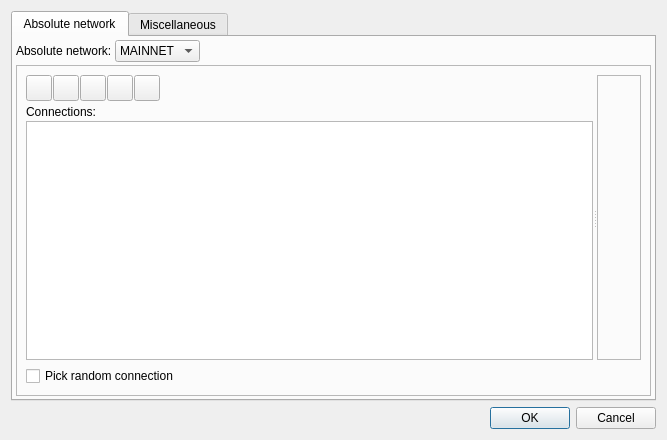
<?xml version="1.0" encoding="UTF-8"?>
<ui version="4.0">
 <class>ConfigDlg</class>
 <widget class="QDialog" name="ConfigDlg">
  <property name="windowModality">
   <enum>Qt::NonModal</enum>
  </property>
  <property name="geometry">
   <rect>
    <x>0</x>
    <y>0</y>
    <width>667</width>
    <height>440</height>
   </rect>
  </property>
  <property name="windowTitle">
   <string>Dialog</string>
  </property>
  <property name="modal">
   <bool>false</bool>
  </property>
  <layout class="QVBoxLayout" name="verticalLayout">
   <property name="spacing">
    <number>6</number>
   </property>
   <property name="sizeConstraint">
    <enum>QLayout::SetDefaultConstraint</enum>
   </property>
   <item>
    <widget class="QTabWidget" name="tabWidget">
     <property name="tabShape">
      <enum>QTabWidget::Rounded</enum>
     </property>
     <property name="currentIndex">
      <number>0</number>
     </property>
     <widget class="QWidget" name="tabAbsoluted">
      <attribute name="title">
       <string>Absolute network</string>
      </attribute>
      <layout class="QVBoxLayout" name="verticalLayout_3">
       <property name="spacing">
        <number>3</number>
       </property>
       <property name="leftMargin">
        <number>3</number>
       </property>
       <property name="topMargin">
        <number>3</number>
       </property>
       <property name="rightMargin">
        <number>3</number>
       </property>
       <property name="bottomMargin">
        <number>3</number>
       </property>
       <item>
        <layout class="QHBoxLayout" name="horizontalLayout_3">
         <item>
          <widget class="QLabel" name="label_2">
           <property name="text">
            <string>Absolute network:</string>
           </property>
          </widget>
         </item>
         <item>
          <widget class="QComboBox" name="cboAbsoluteNetwork">
           <item>
            <property name="text">
             <string>MAINNET</string>
            </property>
           </item>
           <item>
            <property name="text">
             <string>TESTNET</string>
            </property>
           </item>
          </widget>
         </item>
         <item>
          <spacer name="horizontalSpacer_5">
           <property name="orientation">
            <enum>Qt::Horizontal</enum>
           </property>
           <property name="sizeHint" stdset="0">
            <size>
             <width>40</width>
             <height>20</height>
            </size>
           </property>
          </spacer>
         </item>
        </layout>
       </item>
       <item>
        <widget class="QFrame" name="frame_2">
         <property name="frameShape">
          <enum>QFrame::StyledPanel</enum>
         </property>
         <property name="frameShadow">
          <enum>QFrame::Raised</enum>
         </property>
         <layout class="QVBoxLayout" name="verticalLayout_6">
          <item>
           <widget class="QSplitter" name="splitter">
            <property name="orientation">
             <enum>Qt::Horizontal</enum>
            </property>
            <property name="opaqueResize">
             <bool>true</bool>
            </property>
            <property name="childrenCollapsible">
             <bool>true</bool>
            </property>
            <widget class="QWidget" name="layoutWidget">
             <layout class="QVBoxLayout" name="layoutConnList" stretch="0,0,0">
              <property name="spacing">
               <number>2</number>
              </property>
              <item>
               <widget class="QFrame" name="frame">
                <property name="frameShape">
                 <enum>QFrame::NoFrame</enum>
                </property>
                <property name="frameShadow">
                 <enum>QFrame::Raised</enum>
                </property>
                <layout class="QHBoxLayout" name="horizontalLayout">
                 <property name="spacing">
                  <number>1</number>
                 </property>
                 <property name="leftMargin">
                  <number>0</number>
                 </property>
                 <property name="topMargin">
                  <number>0</number>
                 </property>
                 <property name="rightMargin">
                  <number>0</number>
                 </property>
                 <property name="bottomMargin">
                  <number>2</number>
                 </property>
                 <item>
                  <widget class="QToolButton" name="btnNewConn">
                   <property name="minimumSize">
                    <size>
                     <width>26</width>
                     <height>26</height>
                    </size>
                   </property>
                   <property name="toolTip">
                    <string>Add New Connection</string>
                   </property>
                   <property name="text">
                    <string/>
                   </property>
                  </widget>
                 </item>
                 <item>
                  <widget class="QToolButton" name="btnDeleteConn">
                   <property name="minimumSize">
                    <size>
                     <width>26</width>
                     <height>26</height>
                    </size>
                   </property>
                   <property name="toolTip">
                    <string>Delete Current Connection</string>
                   </property>
                   <property name="text">
                    <string/>
                   </property>
                  </widget>
                 </item>
                 <item>
                  <widget class="QToolButton" name="btnMoveUpConn">
                   <property name="minimumSize">
                    <size>
                     <width>26</width>
                     <height>26</height>
                    </size>
                   </property>
                   <property name="toolTip">
                    <string>Move Up Current Connection</string>
                   </property>
                   <property name="text">
                    <string/>
                   </property>
                  </widget>
                 </item>
                 <item>
                  <widget class="QToolButton" name="btnMoveDownConn">
                   <property name="minimumSize">
                    <size>
                     <width>26</width>
                     <height>26</height>
                    </size>
                   </property>
                   <property name="toolTip">
                    <string>Move Down Current Connection</string>
                   </property>
                   <property name="text">
                    <string/>
                   </property>
                  </widget>
                 </item>
                 <item>
                  <widget class="QToolButton" name="btnRestoreDefault">
                   <property name="minimumSize">
                    <size>
                     <width>26</width>
                     <height>26</height>
                    </size>
                   </property>
                   <property name="toolTip">
                    <string>Restore Default Connections</string>
                   </property>
                   <property name="text">
                    <string/>
                   </property>
                  </widget>
                 </item>
                 <item>
                  <spacer name="horizontalSpacer">
                   <property name="orientation">
                    <enum>Qt::Horizontal</enum>
                   </property>
                   <property name="sizeHint" stdset="0">
                    <size>
                     <width>40</width>
                     <height>20</height>
                    </size>
                   </property>
                  </spacer>
                 </item>
                </layout>
               </widget>
              </item>
              <item>
               <widget class="QLabel" name="label">
                <property name="text">
                 <string>Connections:</string>
                </property>
               </widget>
              </item>
              <item>
               <widget class="QListWidget" name="lstConns">
                <property name="sizePolicy">
                 <sizepolicy hsizetype="Preferred" vsizetype="Expanding">
                  <horstretch>0</horstretch>
                  <verstretch>0</verstretch>
                 </sizepolicy>
                </property>
                <property name="baseSize">
                 <size>
                  <width>150</width>
                  <height>0</height>
                 </size>
                </property>
                <property name="frameShape">
                 <enum>QFrame::StyledPanel</enum>
                </property>
                <property name="selectionMode">
                 <enum>QAbstractItemView::ExtendedSelection</enum>
                </property>
               </widget>
              </item>
             </layout>
            </widget>
            <widget class="QFrame" name="detailsFrame">
             <property name="sizePolicy">
              <sizepolicy hsizetype="Expanding" vsizetype="Preferred">
               <horstretch>0</horstretch>
               <verstretch>0</verstretch>
              </sizepolicy>
             </property>
             <property name="frameShape">
              <enum>QFrame::StyledPanel</enum>
             </property>
             <property name="midLineWidth">
              <number>0</number>
             </property>
             <layout class="QVBoxLayout" name="verticalLayout_4">
              <property name="topMargin">
               <number>12</number>
              </property>
             </layout>
            </widget>
           </widget>
          </item>
          <item>
           <layout class="QVBoxLayout" name="verticalLayout_5">
            <property name="sizeConstraint">
             <enum>QLayout::SetDefaultConstraint</enum>
            </property>
            <item>
             <widget class="QCheckBox" name="chbRandomConn">
              <property name="toolTip">
               <string>Pick random connection to distribute clients' load over multiple nodes.</string>
              </property>
              <property name="text">
               <string>Pick random connection</string>
              </property>
             </widget>
            </item>
           </layout>
          </item>
         </layout>
        </widget>
       </item>
      </layout>
     </widget>
     <widget class="QWidget" name="tabMisc">
      <attribute name="title">
       <string>Miscellaneous</string>
      </attribute>
      <layout class="QVBoxLayout" name="verticalLayout_2">
       <property name="spacing">
        <number>12</number>
       </property>
       <item>
        <layout class="QHBoxLayout" name="layHardwareWallet">
         <item>
          <widget class="QLabel" name="label_3">
           <property name="text">
            <string>Hardware wallet:</string>
           </property>
           <property name="alignment">
            <set>Qt::AlignLeading|Qt::AlignLeft|Qt::AlignVCenter</set>
           </property>
           <property name="margin">
            <number>0</number>
           </property>
          </widget>
         </item>
         <item>
          <widget class="QRadioButton" name="chbHwTrezor">
           <property name="minimumSize">
            <size>
             <width>60</width>
             <height>0</height>
            </size>
           </property>
           <property name="maximumSize">
            <size>
             <width>16777215</width>
             <height>16777215</height>
            </size>
           </property>
           <property name="text">
            <string>Trezor</string>
           </property>
           <property name="checked">
            <bool>true</bool>
           </property>
          </widget>
         </item>
         <item>
          <widget class="QRadioButton" name="chbHwKeepKey">
           <property name="minimumSize">
            <size>
             <width>70</width>
             <height>0</height>
            </size>
           </property>
           <property name="maximumSize">
            <size>
             <width>16777215</width>
             <height>16777215</height>
            </size>
           </property>
           <property name="text">
            <string>KeepKey</string>
           </property>
          </widget>
         </item>
         <item>
          <widget class="QRadioButton" name="chbHwLedgerNanoS">
           <property name="text">
            <string>Ledger Nano S</string>
           </property>
          </widget>
         </item>
         <item>
          <spacer name="horizontalSpacer_2">
           <property name="orientation">
            <enum>Qt::Horizontal</enum>
           </property>
           <property name="sizeHint" stdset="0">
            <size>
             <width>40</width>
             <height>20</height>
            </size>
           </property>
          </spacer>
         </item>
        </layout>
       </item>
       <item>
        <widget class="QWidget" name="wdgKeepkeyPassEncoding" native="true">
         <layout class="QHBoxLayout" name="horizontalLayout_2">
          <property name="leftMargin">
           <number>0</number>
          </property>
          <property name="topMargin">
           <number>0</number>
          </property>
          <property name="rightMargin">
           <number>0</number>
          </property>
          <property name="bottomMargin">
           <number>0</number>
          </property>
          <item>
           <widget class="QLabel" name="lblKeepkeyPassEncoding">
            <property name="text">
             <string>KeepKey passphrase encoding:</string>
            </property>
            <property name="openExternalLinks">
             <bool>true</bool>
            </property>
           </widget>
          </item>
          <item>
           <widget class="QComboBox" name="cboKeepkeyPassEncoding">
            <property name="sizePolicy">
             <sizepolicy hsizetype="Preferred" vsizetype="Fixed">
              <horstretch>0</horstretch>
              <verstretch>0</verstretch>
             </sizepolicy>
            </property>
            <item>
             <property name="text">
              <string>NFC: compatible with the official KeepKey app</string>
             </property>
            </item>
            <item>
             <property name="text">
              <string>NFKD: compatible with BIP-39 standard and Trezor</string>
             </property>
            </item>
           </widget>
          </item>
          <item>
           <spacer name="horizontalSpacer_4">
            <property name="orientation">
             <enum>Qt::Horizontal</enum>
            </property>
            <property name="sizeHint" stdset="0">
             <size>
              <width>40</width>
              <height>20</height>
             </size>
            </property>
           </spacer>
          </item>
         </layout>
        </widget>
       </item>
       <item>
        <widget class="QCheckBox" name="chbEncryptConfigFile">
         <property name="toolTip">
          <string>&lt;html&gt;&lt;head/&gt;&lt;body&gt;&lt;p&gt;Encrypts configuration file with hardware wallet. &lt;/p&gt;&lt;p&gt;You will need your hardware wallet connected to open the file.&lt;/p&gt;&lt;/body&gt;&lt;/html&gt;</string>
         </property>
         <property name="text">
          <string>Encrypt configuration file</string>
         </property>
        </widget>
       </item>
       <item>
        <widget class="QCheckBox" name="chbCheckForUpdates">
         <property name="text">
          <string>Check for updates</string>
         </property>
        </widget>
       </item>
       <item>
        <widget class="QCheckBox" name="chbBackupConfigFile">
         <property name="toolTip">
          <string>If checked, old config file will be saved when changing configuration</string>
         </property>
         <property name="text">
          <string>Backup config file</string>
         </property>
        </widget>
       </item>
       <item>
        <widget class="QCheckBox" name="chbConfirmWhenVoting">
         <property name="text">
          <string>Ask for confirmation when voting (proposals)</string>
         </property>
        </widget>
       </item>
       <item>
        <widget class="QCheckBox" name="chbAddRandomOffsetToVotingTime">
         <property name="text">
          <string>Add random offset to a vote time to enhance privacy (proposals)</string>
         </property>
        </widget>
       </item>
       <item>
        <widget class="QCheckBox" name="chbDownloadProposalExternalData">
         <property name="text">
          <string>Download external proposal attributes (AbsoluteCentral.org)</string>
         </property>
        </widget>
       </item>
       <item>
        <widget class="QCheckBox" name="chbDontUseFileDialogs">
         <property name="toolTip">
          <string/>
         </property>
         <property name="text">
          <string>Don't use file dialogs</string>
         </property>
        </widget>
       </item>
       <item>
        <layout class="QHBoxLayout" name="hlLogLevel">
         <item>
          <widget class="QLabel" name="lblLogLevel">
           <property name="text">
            <string>Log level:</string>
           </property>
          </widget>
         </item>
         <item>
          <widget class="QComboBox" name="cboLogLevel">
           <item>
            <property name="text">
             <string>Critical</string>
            </property>
           </item>
           <item>
            <property name="text">
             <string>Error</string>
            </property>
           </item>
           <item>
            <property name="text">
             <string>Warning</string>
            </property>
           </item>
           <item>
            <property name="text">
             <string>Info</string>
            </property>
           </item>
           <item>
            <property name="text">
             <string>Debug</string>
            </property>
           </item>
          </widget>
         </item>
         <item>
          <spacer name="horizontalSpacer_3">
           <property name="orientation">
            <enum>Qt::Horizontal</enum>
           </property>
           <property name="sizeHint" stdset="0">
            <size>
             <width>40</width>
             <height>20</height>
            </size>
           </property>
          </spacer>
         </item>
        </layout>
       </item>
       <item>
        <spacer name="verticalSpacer">
         <property name="orientation">
          <enum>Qt::Vertical</enum>
         </property>
         <property name="sizeHint" stdset="0">
          <size>
           <width>20</width>
           <height>40</height>
          </size>
         </property>
        </spacer>
       </item>
      </layout>
     </widget>
    </widget>
   </item>
   <item>
    <widget class="QDialogButtonBox" name="buttonBox">
     <property name="orientation">
      <enum>Qt::Horizontal</enum>
     </property>
     <property name="standardButtons">
      <set>QDialogButtonBox::Cancel|QDialogButtonBox::Ok</set>
     </property>
    </widget>
   </item>
  </layout>
 </widget>
 <resources/>
 <connections>
  <connection>
   <sender>buttonBox</sender>
   <signal>accepted()</signal>
   <receiver>ConfigDlg</receiver>
   <slot>accept()</slot>
   <hints>
    <hint type="sourcelabel">
     <x>248</x>
     <y>254</y>
    </hint>
    <hint type="destinationlabel">
     <x>157</x>
     <y>274</y>
    </hint>
   </hints>
  </connection>
  <connection>
   <sender>buttonBox</sender>
   <signal>rejected()</signal>
   <receiver>ConfigDlg</receiver>
   <slot>reject()</slot>
   <hints>
    <hint type="sourcelabel">
     <x>316</x>
     <y>260</y>
    </hint>
    <hint type="destinationlabel">
     <x>286</x>
     <y>274</y>
    </hint>
   </hints>
  </connection>
 </connections>
</ui>
